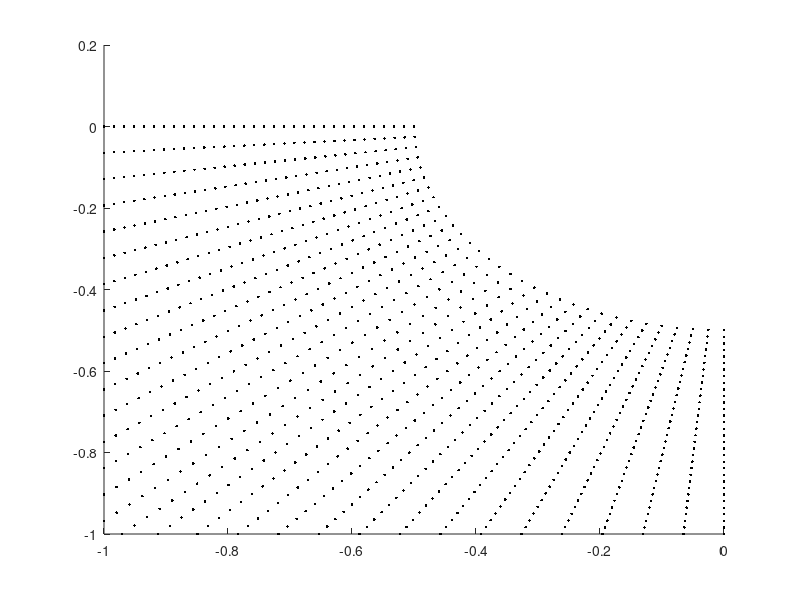

Write the MATLAB code that produced this figure. (Note: this script raises an error after producing the figure.)

clc
clear all
close all

% Assume that the points are written to a file in a round like order ...
% like -> lastPoint_boundary_i = firstPoint_boundary_i+1

fileHandle = fopen( 'geometry_2_1.txt', 'r' );

% Read four boundaries
for q = 1 : 4

    boundaries( q ).xx = [];
    boundaries( q ).yy = [];
    
    while ( true )
        
        tline = fgetl( fileHandle );
        if strcmp( tline, '---' )
            % go to next boundary
            break
        end
        
        if ischar( tline )
            xy = str2num( tline );
            boundaries( q ).xx( end + 1 ) = xy( 1 );
            boundaries( q ).yy( end + 1 ) = xy( 2 );
        end
        
    end
    
end

% complete end points ( last_i = first_i+1 )
for q = 1 : 4
    b_size = size( boundaries( q ).xx );
    len_i = b_size( 2 );
    
%     boundaries( q ).xx( 1, end + 1 ) = ...
%         boundaries( rem( q , 4 ) + 1 ).xx( 1, 1 );
%     
%     boundaries( q ).yy( 1, end + 1 ) = ...
%         boundaries( rem( q , 4 ) + 1 ).yy( 1, 1 );
    
    boundaries( q ).size = len_i;
end

% correct the direction of the boundaries 
% left must go from bottom to top
% top must go from left to right
boundaries( 1 ).xx = flip( boundaries( 1 ).xx );
boundaries( 1 ).yy = flip( boundaries( 1 ).yy );

boundaries( 4 ).xx = flip( boundaries( 4 ).xx );
boundaries( 4 ).yy = flip( boundaries( 4 ).yy );

disp( boundaries );


% define each boundary using piecewise segments
for q = 1 : 4
    boundaries( q ).x_geo = [];
    boundaries( q ).y_geo = [];
    
    % calculate udir and len
    for i = 1 : ( boundaries( q ).size - 1 )
        x_p0 = boundaries( q ).xx( i );
        x_p1 = boundaries( q ).xx( i + 1 );
        y_p0 = boundaries( q ).yy( i );
        y_p1 = boundaries( q ).yy( i + 1 );
        
        dx = x_p1 - x_p0; dy = y_p1 - y_p0;
        len = sqrt( dx^2 + dy^2 );
        
        if len == 0
            disp( 'wtf' )
        end
        
        ux = dx / len; uy = dy / len;
        l_geo_x = [x_p0, ux, len];
        l_geo_y = [y_p0, uy, len];
        
        boundaries( q ).x_geo( end + 1, : ) = l_geo_x;
        boundaries( q ).y_geo( end + 1, : ) = l_geo_y;
    end
end

% define grid dimensions ( xi=e, eta=n )
Ne = 31;
Nn = 31;

de = 1 / Ne;
dn = 1 / Nn;

ee = linspace( 0, 1, Ne + 1 );
nn = linspace( 0, 1, Nn + 1 );

xx_g = zeros( Nn + 1, Ne + 1 );
yy_g = zeros( Nn + 1, Ne + 1 );

for i = 1 : ( Ne + 1 )
    
   for j = 1 : ( Nn + 1 )
      
       e = ee( i );
       n = nn( j );
       
       indxs_e = zeros( 1, 4 );
       indxs_n = zeros( 1, 4 );
       
       % calculate the index of which segment to use for each boundary
       for s = 1 : 4
           n_segments = boundaries( s ).size - 1;
           b_d = 1 / n_segments;
           
           indxs_e( s ) = floor( e / b_d ) + 1;
           if indxs_e( s ) > n_segments
               indxs_e( s ) = n_segments;
           end
           
           indxs_n( s ) = floor( n / b_d ) + 1;
           if indxs_n( s ) > n_segments
               indxs_n( s ) = n_segments;
           end
       end
      
       xl = 0; yl = 0;
       xr = 0; yr = 0;
       xb = 0; yb = 0;
       xt = 0; yt = 0;
       
       xb_0 = boundaries( 2 ).xx( 1 ); yb_0 = boundaries( 2 ).yy( 1 );
       xb_1 = boundaries( 2 ).xx( end ); yb_1 = boundaries( 2 ).yy( end );
       
       xt_0 = boundaries( 4 ).xx( 1 ); yt_0 = boundaries( 4 ).yy( 1 );
       xt_1 = boundaries( 4 ).xx( end ); yt_1 = boundaries( 4 ).yy( end );
       
       % calculate xl, xr, xb and xt using the appropiate boundaries
       for s = 1 : 4
           
           n_segments = boundaries( s ).size - 1;
           b_d = 1 / n_segments;
           
           switch s
               
               case 1
                   seg_params_x = boundaries( s ).x_geo( indxs_n( s ), : );
                   seg_params_y = boundaries( s ).y_geo( indxs_n( s ), : );
                   
                   x_p0 = seg_params_x( 1 ); y_p0 = seg_params_y( 1 );
                   udx = seg_params_x( 2 ); udy = seg_params_y( 2 );
                   lenx = seg_params_x( 3 ); leny = seg_params_y( 3 );
                   
                   xl = x_p0 + ( n - ( indxs_n( s ) - 1 ) * b_d ) * n_segments * udx * lenx;
                   yl = y_p0 + ( n - ( indxs_n( s ) - 1 ) * b_d ) * n_segments * udy * leny;
                   
                   if isnan( xl ) 
                       disp( 'foo?' )
                   end
                   
               case 2
                   seg_params_x = boundaries( s ).x_geo( indxs_e( s ), : );
                   seg_params_y = boundaries( s ).y_geo( indxs_e( s ), : );
                   
                   x_p0 = seg_params_x( 1 ); y_p0 = seg_params_y( 1 );
                   udx = seg_params_x( 2 ); udy = seg_params_y( 2 );
                   lenx = seg_params_x( 3 ); leny = seg_params_y( 3 );
                   
                   xb = x_p0 + ( e - ( indxs_e( s ) - 1 ) * b_d ) * n_segments * udx * lenx;
                   yb = y_p0 + ( e - ( indxs_e( s ) - 1 ) * b_d ) * n_segments * udy * leny;
                   
               case 3
                   seg_params_x = boundaries( s ).x_geo( indxs_n( s ), : );
                   seg_params_y = boundaries( s ).y_geo( indxs_n( s ), : );
                   
                   x_p0 = seg_params_x( 1 ); y_p0 = seg_params_y( 1 );
                   udx = seg_params_x( 2 ); udy = seg_params_y( 2 );
                   lenx = seg_params_x( 3 ); leny = seg_params_y( 3 );
                   
                   xr = x_p0 + ( n - ( indxs_n( s ) - 1 ) * b_d ) * n_segments * udx * lenx;
                   yr = y_p0 + ( n - ( indxs_n( s ) - 1 ) * b_d ) * n_segments * udy * leny;
                   
               case 4
                   seg_params_x = boundaries( s ).x_geo( indxs_e( s ), : );
                   seg_params_y = boundaries( s ).y_geo( indxs_e( s ), : );
                   
                   x_p0 = seg_params_x( 1 ); y_p0 = seg_params_y( 1 );
                   udx = seg_params_x( 2 ); udy = seg_params_y( 2 );
                   lenx = seg_params_x( 3 ); leny = seg_params_y( 3 );
                   
                   xt = x_p0 + ( e - ( indxs_e( s ) - 1 ) * b_d ) * n_segments * udx * lenx;
                   yt = y_p0 + ( e - ( indxs_e( s ) - 1 ) * b_d ) * n_segments * udy * leny;
           end
           
       end
       
       x = ( 1 - e ) * xl + ( e ) * xr + ( 1 - n ) * xb + ( n ) * xt - ...
           ( 1 - n ) * ( 1 - e ) * xb_0 - ( 1 - e ) * n * xt_0 - ...
           ( 1 - n ) * e * xb_1 - n * e * xt_1;

       y = ( 1 - e ) * yl + ( e ) * yr + ( 1 - n ) * yb + ( n ) * yt - ...
           ( 1 - n ) * ( 1 - e ) * yb_0 - ( 1 - e ) * n * yt_0 - ...
           ( 1 - n ) * e * yb_1 - n * e * yt_1;
       
       if isnan( x ) 
           disp( '?' )
       end
       
       xx_g( i, j ) = x; yy_g( i, j ) = y;
       
   end
    
end

figure(1)
%axis( [-1,1,-1,1] )
axis auto
hold on

for i = 1 : size( xx_g, 1 )
   
    for j = 1 : size( xx_g, 2 )
       
        plot( xx_g( i, j ) , yy_g( i, j ), 'k.' )
        
    end
    
end

plotGrid( xx_g, yy_g ) 

for s = 1 : 4
    plot( boundaries( s ).xx, boundaries( s ).yy, 'b' )
end

function plotGrid( xg, yg )

    for i = 1 : size( xg, 1 ) 
       
        for j = 1 : size( xg, 2 )
           
            if i > 1
                plot( [ xg( i - 1, j ), xg( i, j ) ], ...
                      [ yg( i - 1, j ), yg( i, j ) ], 'k' );
            end
            if j > 1
                plot( [ xg( i, j - 1 ), xg( i, j ) ], ...
                      [ yg( i, j - 1 ), yg( i, j ) ], 'k' );
            end
            
            if i < size( xg, 1 )
                plot( [ xg( i + 1, j ), xg( i, j ) ], ...
                      [ yg( i + 1, j ), yg( i, j ) ], 'k' );
            end
            if j < size( xg, 2 )
                plot( [ xg( i, j + 1 ), xg( i, j ) ], ...
                      [ yg( i, j + 1 ), yg( i, j ) ], 'k' );
            end
            
        end
        
    end

end


